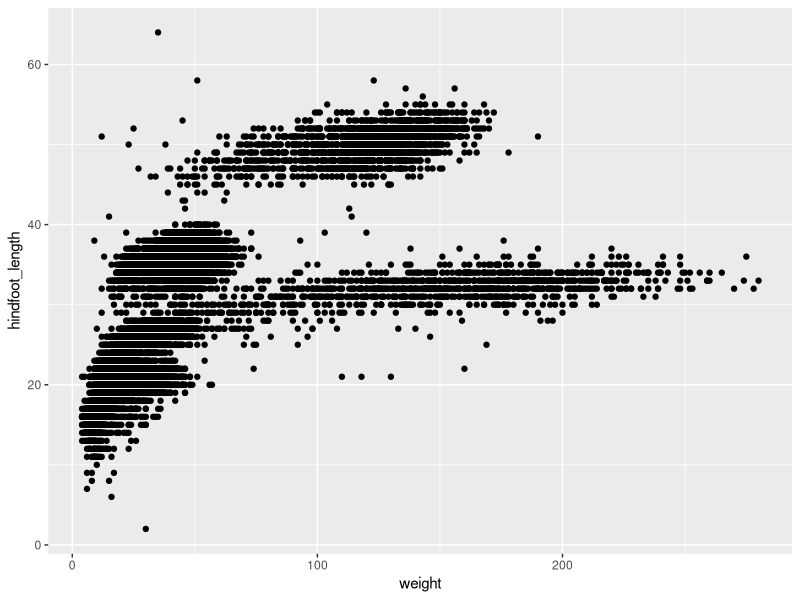
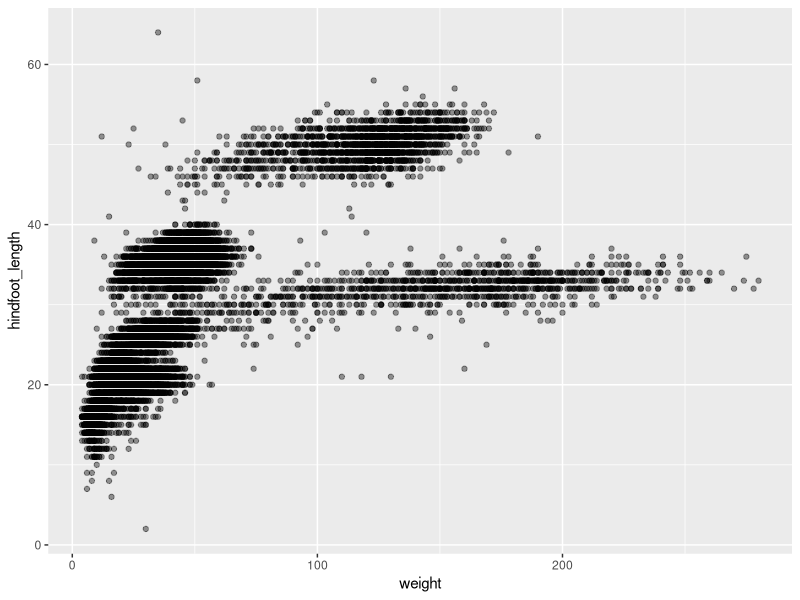
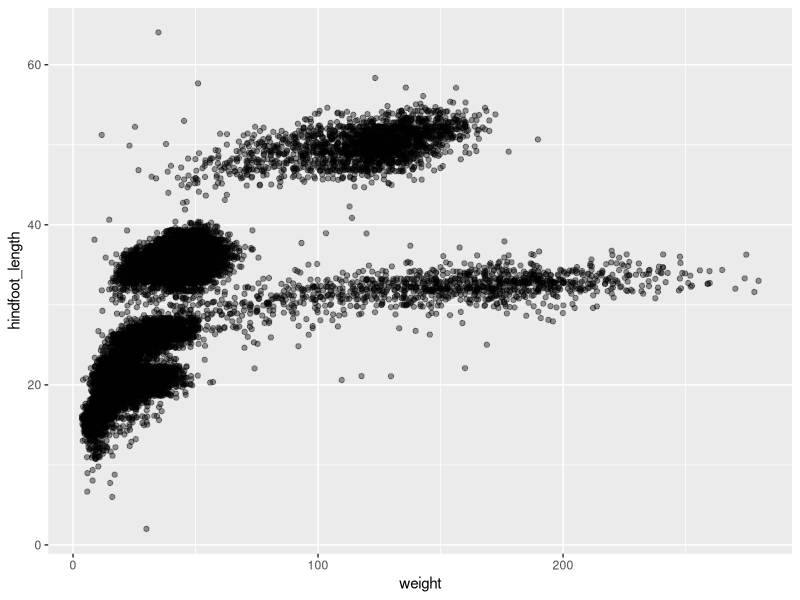
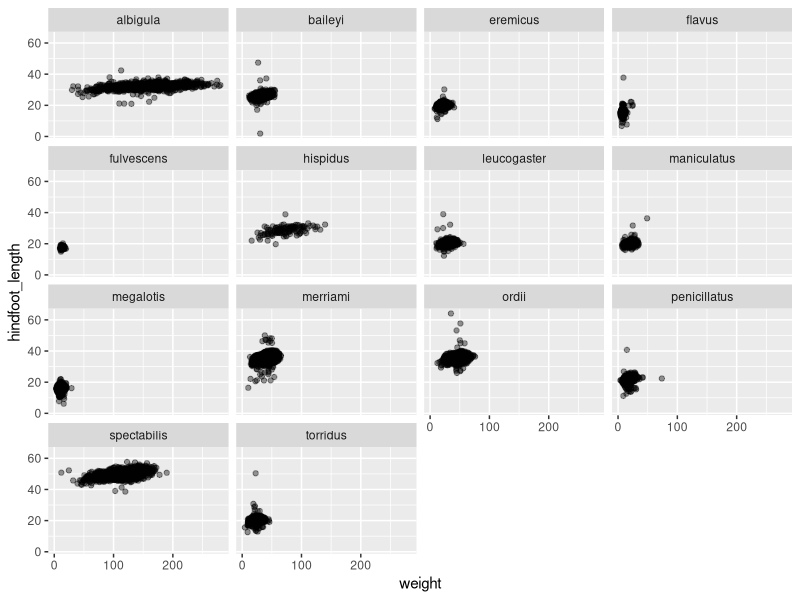
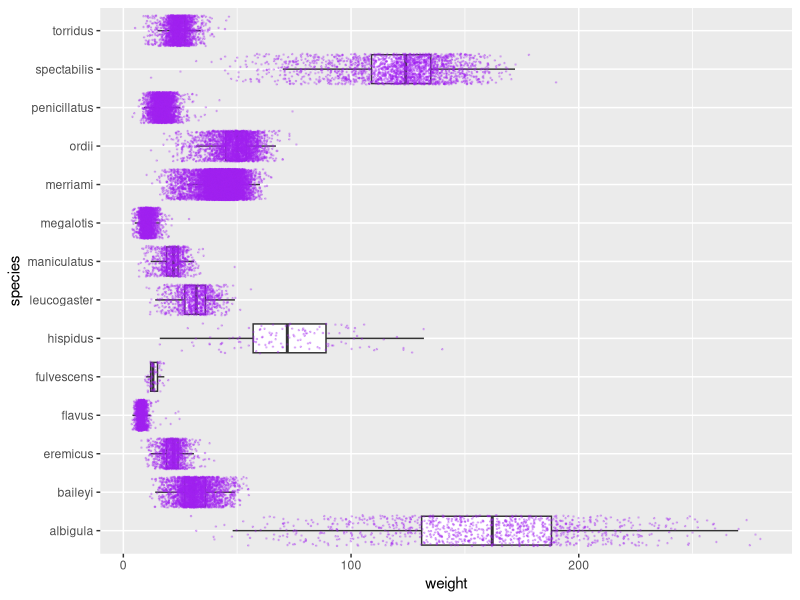
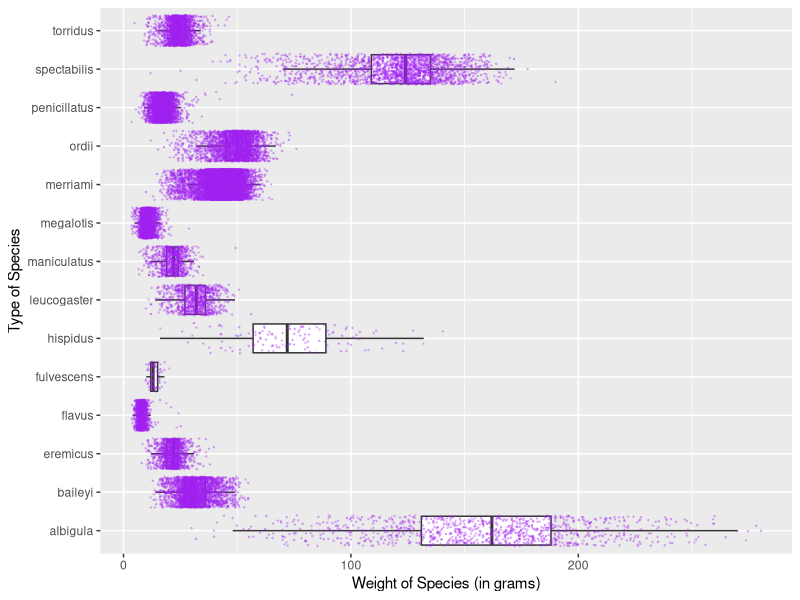
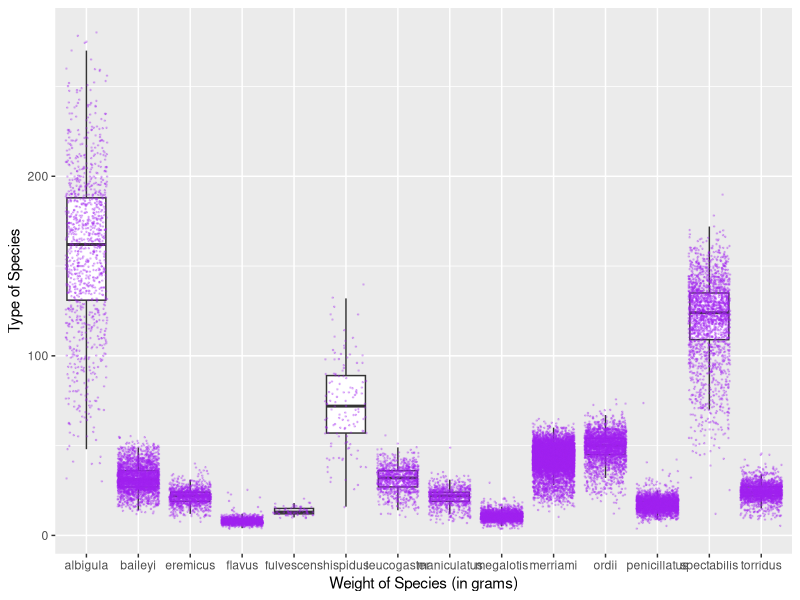
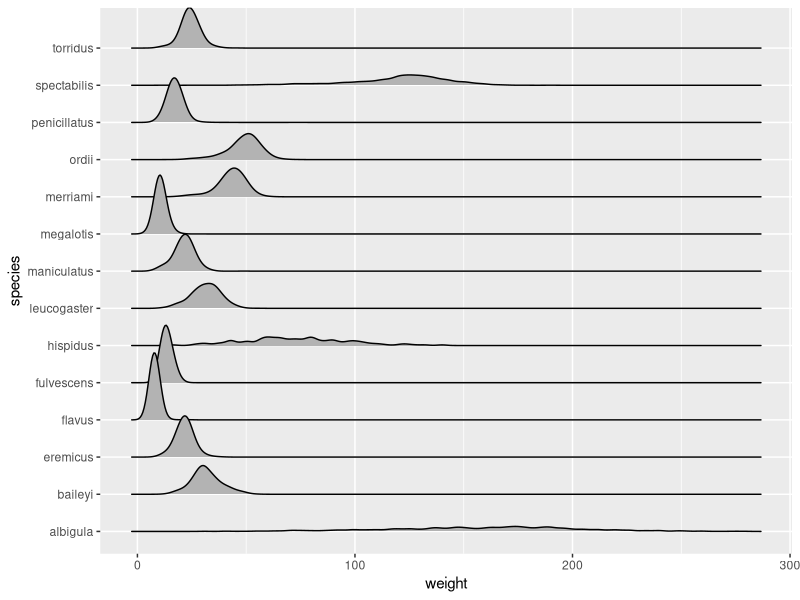

Generate these figures, in order, with R:
## ---- chunk 1
library(tidyverse)
library(here)
## ---- chunk 2
# Code for question 1! 
surveys <- read_csv(here("supporting_artifacts", "learning_targets", "Challenge 2","surveys.csv")) 
## ---- chunk 3
dim(surveys)
#The dimensions of the surveys data is 30,463 rows by 15 columns 
## ---- chunk 4
spec(surveys)
# There are three types of data: character, double, and date
## ---- chunk 5
# Code for question 4! 
ggplot(data = surveys, 
       mapping = aes(x = weight, y = hindfoot_length)
       ) +
  geom_point()
## ---- chunk 6
#Code for question 5!
ggplot(data = surveys, 
       mapping = aes(x = weight, y = hindfoot_length)
       ) +
  geom_point(alpha = .4)
## ---- chunk 7
# Code for question 6! 
ggplot(data = surveys, 
       mapping = aes(x = weight, y = hindfoot_length)
       ) +
  geom_jitter(alpha = .4)
## ---- chunk 8
# Code for question 7
ggplot(data = surveys, 
       mapping = aes(x = weight, y = hindfoot_length)
       ) +
  geom_jitter(alpha = .4) +
  facet_wrap(~species)
## ---- chunk 9
# Code for question 8 (and 9)!
ggplot(data = surveys, 
       mapping = aes(x = weight, y = species)
       ) +
  geom_boxplot(outlier.shape = NA) +
  geom_jitter(size = .25, color = "Purple", alpha = .25)
## ---- chunk 10
# Code for question 10! 
ggplot(data = surveys, 
       mapping = aes(x = weight, 
                     y = species),
       ) +
  geom_boxplot(outlier.shape = NA) +
  geom_jitter(size = .25, 
              color = "Purple", 
              alpha = .25) +
  xlab("Weight of Species (in grams)") +
  ylab("Type of Species")
## ---- chunk 11
# Code for question 11! 
ggplot(data = surveys, 
       mapping = aes(x = species, 
                     y = weight)
       ) +
  geom_boxplot(outlier.shape = NA) +
  geom_jitter(size = .25, 
              color = "Purple", 
              alpha = .25) +
  xlab("Weight of Species (in grams)") +
  ylab("Type of Species")
## ---- chunk 12
# Loading in the ggridges package
library(ggridges)
## ---- chunk 13
ggplot(data = surveys,
       mapping = aes(x = weight, 
                     y = species)
       ) +
  geom_density_ridges()
## ---- chunk 14
# Load in ggsci package
library(ggsci)
## ---- chunk 15
ggplot(data = surveys, 
       mapping = aes(x = weight, 
                     y = species,
                     color = genus),
       ) +
  geom_boxplot() +
  xlab("Weight of Species (in grams)") +
  ylab("Type of Species") +
  scale_color_simpsons(alpha = .5)
## ---- chunk 16
ggplot(data = surveys, 
       mapping = aes(x = weight, 
                     y = species,
                     color = genus),
       ) +
  geom_boxplot() +
  scale_color_simpsons(alpha = .5) +
  annotate("text", 
           y = 1,
           x = 75,
           label = "Neotoma") +
  annotate("text", 
           y = 2,
           x = 100,
           label = "Chaetodipus") +
  annotate("text", 
           y = 3,
           x = 100,
           label = "Peromyscus") +
  annotate("text", 
           y = 4,
           x = 100,
           label = "Perognathus") +
  annotate("text", 
           y = 5,
           x = 100,
           label = "Reithrondontomys") +
  annotate("text", 
           y = 6,
           x = 200,
           label = "Sigmodon") +
  annotate("text", 
           y = 7,
           x = 150,
           label = "Onychomys") +
  annotate("text", 
           y = 8,
           x = 100,
           label = "Peromyscus") +
  annotate("text", 
           y = 9,
           x = 100,
           label = "Reithrodontomys") +
  annotate("text", 
           y = 10,
           x = 150,
           label = "Dipodomys") +
  annotate("text", 
           y = 11,
           x = 150,
           label = "Dipodomys") +
  annotate("text", 
           y = 12,
           x = 125,
           label = "Chaetodipus") +
  annotate("text", 
           y = 13,
           x = 250,
           label = "Dipodomys") +
  annotate("text", 
           y = 14,
           x = 100,
           label = "Onychomys") +
  theme(legend.position = "none")

